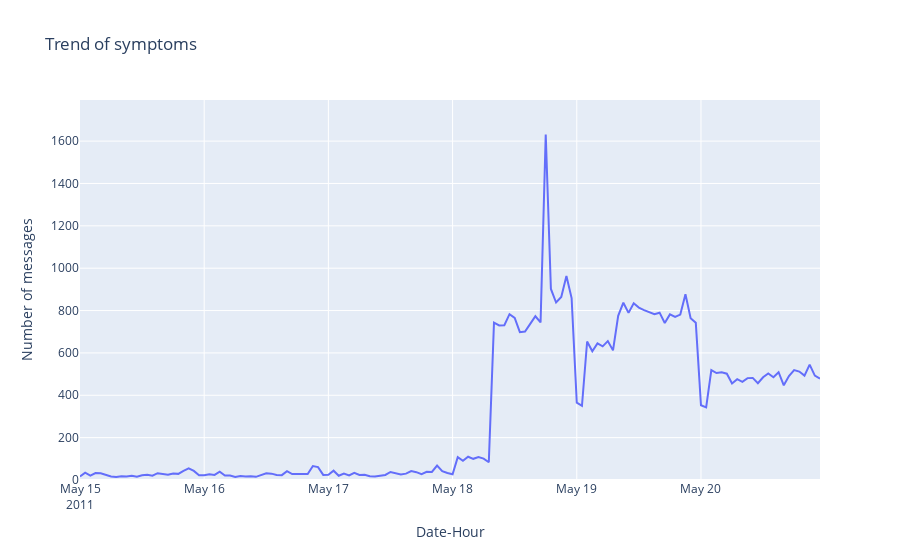

Notebook code cell kept with this figure:
### Code cell
def trend_of_symptom(symptom):
    messages = Messages.query(f'{symptom} == True').loc['2011-05-15':].groupby(pd.Grouper(key='Created_at', freq='H')).size()
    range_y = [0, messages.values.max() * 1.1]
    px.line(x=messages.index, y=messages.values,
            range_y=range_y,
            title=f'Trend of {symptom}',
            labels={'x': 'Date-Hour', 'y': 'Number of messages'}).show()

trend_of_symptom('symptoms')

### Figure 1 — Plotly figure (JSON) as saved in the notebook; plotly's stock layout.template omitted (floating-point values rounded to 4 significant figures; data arrays with more than 128 entries replaced by an {"elided": "..."} marker saying what was removed)
{"data": [{"hovertemplate": "Date-Hour=%{x}<br>Number of messages=%{y}<extra></extra>", "legendgroup": "", "line": {"color": "#636efa", "dash": "solid"}, "marker": {"symbol": "circle"}, "mode": "lines", "name": "", "orientation": "v", "showlegend": false, "type": "scatter", "x": {"elided": "144 str values"}, "xaxis": "x", "y": {"elided": "144 int values"}, "yaxis": "y"}], "layout": {"legend": {"tracegroupgap": 0}, "title": {"text": "Trend of symptoms"}, "xaxis": {"anchor": "y", "domain": [0, 1], "title": {"text": "Date-Hour"}}, "yaxis": {"anchor": "x", "domain": [0, 1], "range": [0, 1794.0], "title": {"text": "Number of messages"}}}}
